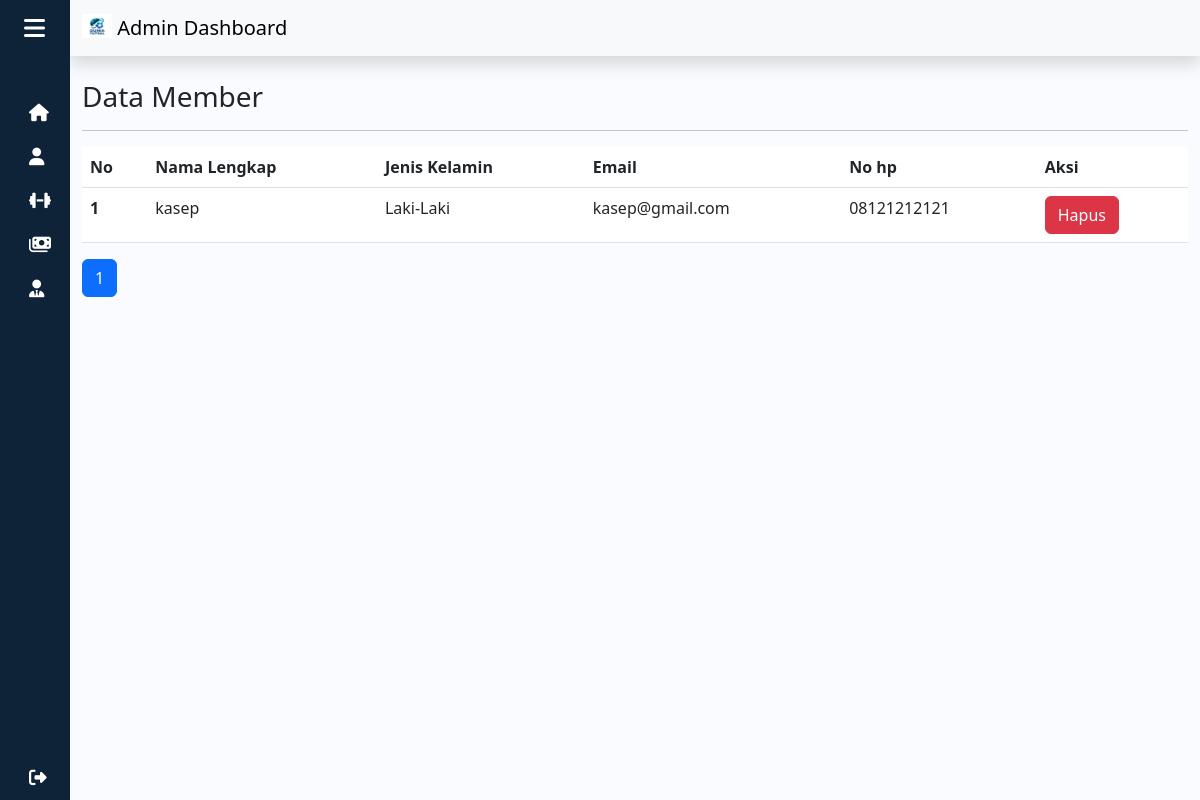
Screenshot of /admin/member.php (signed in) with the database file from the repository.
### tables this page shows
CREATE TABLE `user_212279` (
  `212279_id_user` int(11) NOT NULL,
  `212279_email` varchar(50) NOT NULL,
  `212279_password` varchar(32) NOT NULL,
  `212279_no_handphone` varchar(20) NOT NULL,
  `212279_jenis_kelamin` varchar(10) NOT NULL,
  `212279_nama_lengkap` varchar(60) NOT NULL,
  `212279_alamat` text NOT NULL,
  `212279_foto` text NOT NULL
);

### functions.php (called while the page is built, shortened)
<?php
$conn = mysqli_connect("localhost", "root", "", "futsal");
function query($query)
{
  global $conn;
  $result = mysqli_query($conn, $query);
  $rows = [];
  while ($row = mysqli_fetch_assoc($result)) {
    $rows[] = $row;
  }
  return $rows;
}

### admin/member.php (the view, shortened to what this page needs)
<?php
require "../functions.php";
$jmlHalamanPerData = 5;
$jumlahData = count(query("SELECT * FROM user_212279"));
$jmlHalaman = ceil($jumlahData / $jmlHalamanPerData);
if (isset($_GET["halaman"])) {
  $halamanAktif = $_GET["halaman"];
} else {
  $halamanAktif = 1;
}
$awalData = ($jmlHalamanPerData * $halamanAktif) - $jmlHalamanPerData;
$member = query("SELECT * FROM user_212279 LIMIT $awalData, $jmlHalamanPerData");
?>
<!DOCTYPE html>
<html lang="en">
<head>
  <link rel="stylesheet" href="../style.css">
  <link rel="stylesheet" href="https://cdnjs.cloudflare.com/ajax/libs/font-awesome/6.4.0/css/all.min.css">
  <link href="https://cdn.lineicons.com/4.0/lineicons.css" rel="stylesheet" />
  <link href="https://cdn.jsdelivr.net/npm/bootstrap@5.3.0-alpha1/dist/css/bootstrap.min.css" rel="stylesheet">
</head>
<body>
  <div class="wrapper">
    <aside id="sidebar">
      <div class="d-flex">
        <button class="toggle-btn" type="button">
          <i class="fa-solid fa-bars"></i>
        </button>
      </div>
      <ul class="sidebar-nav">
        <li class="sidebar-item">
          <a href="home.php" class="sidebar-link">
          <i class="fa-solid fa-house"></i>
          </a>
        </li>
        <li class="sidebar-item">
          <a href="member.php" class="sidebar-link">
            <i class="fa-solid fa-user"></i>
          </a>
        </li>
        <li class="sidebar-item">
          <a href="lapangan.php" class="sidebar-link">
            <i class="fa-solid fa-dumbbell"></i>
          </a>
        </li>
        <li class="sidebar-item">
          <a href="pesan.php" class="sidebar-link">
            <i class="fa-solid fa-money-bills"></i>
          </a>
        </li>
        <li class="sidebar-item">
          <a href="admin.php" class="sidebar-link">
            <i class="fa-solid fa-user-tie"></i>
          </a>
        </li>
      </ul>
      <div class="sidebar-footer">
        <a href="../logout.php" class="sidebar-link">
          <i class="fa-solid fa-right-from-bracket"></i>
        </a>
      </div>
    </aside>
    <div class="main">
      <nav class="navbar bg-light shadow">
        <div class="container-fluid">
          <a class="navbar-brand" href="#">
            <img src="../assets/img/logo.jpg" alt="Logo" width="30" height="24" class="d-inline-block align-text-top">
            Admin Dashboard
          </a>
        </div>
      </nav>
      <div class="container">
        <h3 class="mt-4">Data Member</h3>
        <hr>
        <div class="table-responsive">
        <table class="table table-hover ">
          <thead class="table-inti">
            <tr>
              <th scope="col">No</th>
              <th scope="col">Nama Lengkap</th>
              <th scope="col">Jenis Kelamin</th>
              <th scope="col">Email</th>
              <th scope="col">No hp </th>
              <th scope="col">Aksi</th>
            </tr>
          </thead>
          <form action="" method="post">
            <tbody>
              <?php $i = 1; ?>
              <?php foreach ($member as $row) : ?>
                <tr>
                  <th scope="row"><?= $i; ?></th>
                  <td><?= $row["212279_nama_lengkap"]; ?></td>
                  <td><?= $row["212279_jenis_kelamin"]; ?></td>
                  <td><?= $row["212279_email"]; ?></td>
                  <td><?= $row["212279_no_handphone"]; ?></td>
                  <td>
                    <a href="./controller/hapusMember.php?id=<?= $row["212279_id_user"]; ?>" class="btn btn-danger">Hapus</a>
                  </td>
                </tr>
                <?php $i++; ?>
              <?php endforeach; ?>
            </tbody>
          </form>
        </table>
        </div>
        <ul class="pagination">
          <?php for ($i = 1; $i <= $jmlHalaman; $i++) : ?>
            <?php if ($i == $halamanAktif) : ?>
              <li class="page-item active"><a class="page-link" href="?halaman=<?= $i; ?>"><?= $i; ?></a></li>
            <?php else : ?>
              <li class="page-item "><a class="page-link" href="?halaman=<?= $i; ?>"><?= $i; ?></a></li>
            <?php endif; ?>
          <?php endfor; ?>
        </ul>
      </div>
    </div>
</body>
</html>

### style.css (style rules this page uses)
:root { --primary: #9cd203; --hover: #79a300; --bg: #eeeeee; }
a { text-decoration: none; }
li { list-style: none; }
body { font-family: 'Poppins', sans-serif; }
.wrapper { display: flex; }
.main { min-height: 100vh; width: 100%; overflow: hidden; transition: all 0.35s ease-in-out; background-color: #fafbfe; }
#sidebar { width: 70px; min-width: 70px; z-index: 1000; transition: all .25s ease-in-out; background-color: #0e2238; display: flex; flex-direction: column; }
.toggle-btn { background-color: transparent; cursor: pointer; border: 0; padding: 1rem 1.5rem; }
.toggle-btn i { font-size: 1.5rem; color: #FFF; }
.sidebar-nav { padding: 2rem 0; flex: 1 1 auto; }
a.sidebar-link { text-decoration: none !important; padding: .625rem 1.625rem; color: #FFF; display: block; font-size: 1rem; white-space: nowrap; border-left: 3px solid transparent; }
.sidebar-link i { font-size: 1.1rem; margin-right: .75rem; }
.sidebar-item { position: relative; }
.table-inti { background-color: #0e2238; color: #FFF; }

### rows the page displays
user_212279: 212279_nama_lengkap "kasep", 212279_jenis_kelamin "Laki-Laki", 212279_email "kasep@gmail.com", 212279_no_handphone "08121212121"
